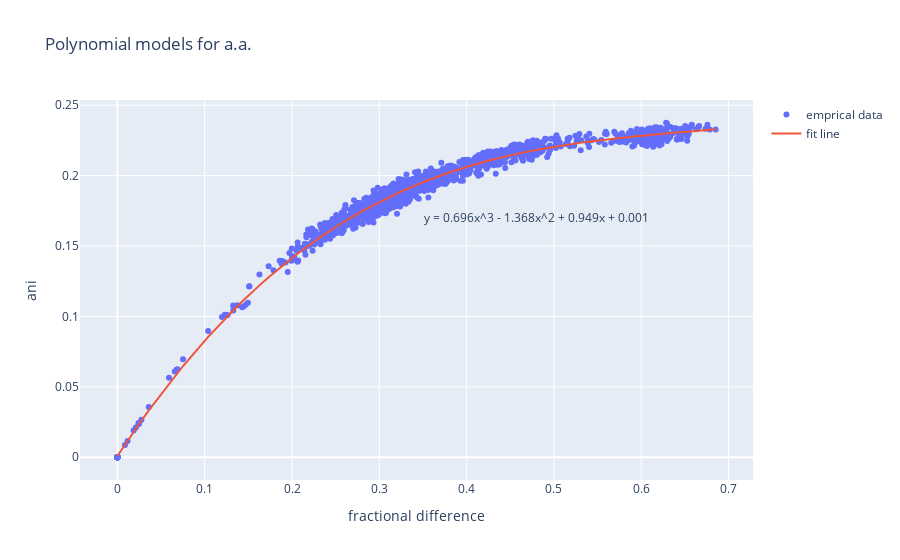

This figure's notebook cell:
### Code cell
fig = go.Figure()
fig.add_trace(go.Scatter(x=aa_frac_diff, y=aa_anis_k_4, mode='markers', name='emprical data'))
fig.add_trace(go.Scatter(x=aa_frac_diff_ordered, y=cubic_function(aa_frac_diff_ordered, *aa_popt_cub), mode='lines', name='fit line'))
fig.add_annotation(x=0.48, y=0.17,
            text="y = 0.696x^3 - 1.368x^2 + 0.949x + 0.001",
            showarrow = False)
fig.update_layout(title='Polynomial models for a.a.',
                   xaxis_title='fractional difference',
                   yaxis_title='ani')
fig.show()

### Figure 1 — Plotly figure (JSON) as saved in the notebook; plotly's stock layout.template omitted (floating-point values rounded to 4 significant figures; data arrays with more than 128 entries replaced by an {"elided": "..."} marker saying what was removed)
{"data": [{"mode": "markers", "name": "emprical data", "type": "scatter", "x": {"elided": "1540 float values"}, "y": {"elided": "1540 float values"}}, {"mode": "lines", "name": "fit line", "type": "scatter", "x": {"elided": "1540 float values"}, "y": {"elided": "1540 float values"}}], "layout": {"annotations": [{"showarrow": false, "text": "y = 0.696x^3 - 1.368x^2 + 0.949x + 0.001", "x": 0.48, "y": 0.17}], "title": {"text": "Polynomial models for a.a."}, "xaxis": {"title": {"text": "fractional difference"}}, "yaxis": {"title": {"text": "ani"}}}}
